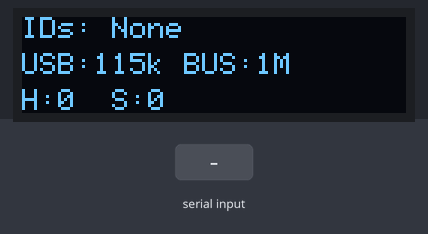
Simulated run of this sketch. Board: ESP32. Shown: 128×32 one-colour display. The test bench sets the inputs (shaded band). What the sketch prints to the serial monitor is not drawn.

Above: at 3.2 s.
3.3 s: "1" received over the second serial link
At 4.8 s:
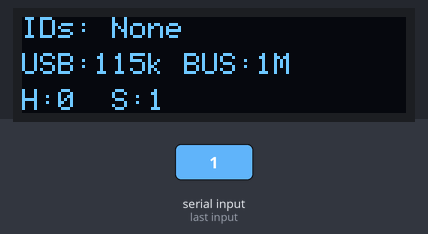
5.6 s: "1" received over Serial
At 7.3 s:
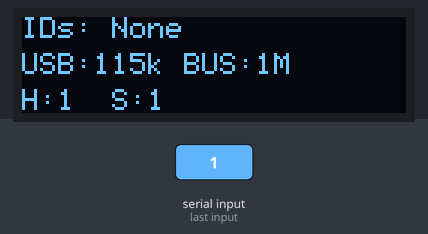
7.6 s: "0" received over the second serial link
At 8.5 s:
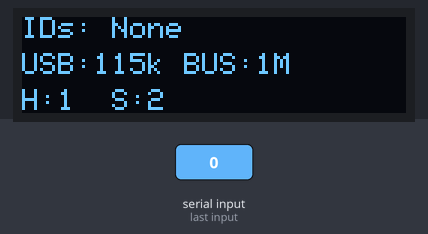
9.6 s: "0" received over Serial
At 11.0 s:
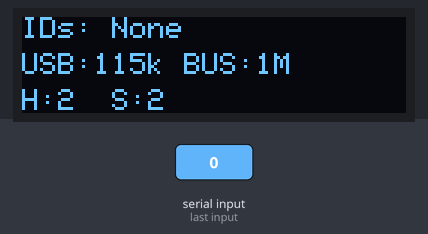
Timing chart, 0 to 12.6 s (numbered marks = the images above; inputs shaded):
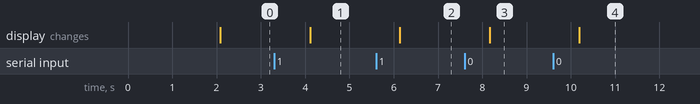

Measured:
- after the input at 3.3 s, the display: changes after 0.81 s (image 1)
- after the input at 5.6 s, the display: changes after 0.54 s (image 2)
- after the input at 7.6 s, the display: changes after 0.57 s (image 3)
- after the input at 9.6 s, the display: changes after 0.59 s (image 4)

The sketch:

waveshare_for_feetech.ino
```cpp
#include <Wire.h>
#include <Adafruit_GFX.h>
#include <Adafruit_SSD1306.h>

#define S_RXD 18
#define S_TXD 19
#define MAX485_DE 21

#define SCREEN_WIDTH 128
#define SCREEN_HEIGHT 32
#define OLED_RESET    -1
Adafruit_SSD1306 display(SCREEN_WIDTH, SCREEN_HEIGHT, &Wire, OLED_RESET);

unsigned long hostBytesCount = 0;
unsigned long servoBytesCount = 0;
unsigned long lastOledUpdate = 0;
const unsigned long oledInterval = 1000;

String discoveredIDs = "None";

bool pingServo(uint8_t id) {
  while(Serial1.available()) Serial1.read();
  uint8_t packet[6] = {0xFF, 0xFF, id, 0x02, 0x01, (uint8_t)~(id + 0x02 + 0x01)};

  digitalWrite(MAX485_DE, HIGH);
  Serial1.write(packet, 6);
  Serial1.flush();
  delayMicroseconds(5);
  digitalWrite(MAX485_DE, LOW);

  delay(5);
  if (Serial1.available() >= 6) {
    if (Serial1.read() == 0xFF && Serial1.read() == 0xFF) {
      for(int i = 0; i < 4; i++) { Serial1.read(); }
      return true;
    }
  }
  return false;
}

void setup() {
  pinMode(MAX485_DE, OUTPUT);
  digitalWrite(MAX485_DE, LOW);

  if(display.begin(SSD1306_SWITCHCAPVCC, 0x3C)) {
    display.clearDisplay();
    display.setTextColor(SSD1306_WHITE);
    display.setTextSize(1);
    display.setCursor(0, 0);
    display.println("ROS2 HYBRID BRIDGE");
    display.println("Scanning bus (1M)...");
    display.display();
  }

  // --- HARDWARE DECOUPLED CLOCK SPEEDS ---
  Serial.begin(115200);                                 // Pi 5 USB Link: Stable 115200
  Serial1.begin(1000000, SERIAL_8N1, S_RXD, S_TXD);     // Servo Bus: High-Speed 1M Native

  delay(2000); // Complete servo initialization guard window

  String foundIDs = "";
  for (uint8_t id = 1; id <= 6; id++) {
    if (pingServo(id)) {
      if (foundIDs.length() > 0) foundIDs += ",";
      foundIDs += String(id);
    }
  }
  if (foundIDs.length() > 0) discoveredIDs = foundIDs;

  Serial.setTimeout(5); // 5ms timeout padding for stable block ingestion
}

void loop() {
  // 1. Ingest pristine frames from the Pi at 115,200 baud
  if (Serial.available() > 0) {
    uint8_t buffer[64];
    int bytesRead = Serial.readBytes(buffer, sizeof(buffer));

    if (bytesRead > 0) {
      digitalWrite(MAX485_DE, HIGH); // Flip to transmit

      // Blast them locally down the copper bus lines at 1,000,000 baud
      Serial1.write(buffer, bytesRead);
      Serial1.flush();

      delayMicroseconds(5);
      digitalWrite(MAX485_DE, LOW);   // Drop back to listen mode immediately

      hostBytesCount += bytesRead;
    }
  }

  // 2. Return response frames up to the Pi at 115,200 baud
  while (Serial1.available() > 0) {
    Serial.write(Serial1.read());
    servoBytesCount++;
  }

  if (millis() - lastOledUpdate >= oledInterval) {
    display.clearDisplay();
    display.setCursor(0, 0);
    display.print("IDs: "); display.println(discoveredIDs);
    display.setCursor(0, 12);
    display.print("USB:115k BUS:1M");
    display.setCursor(0, 24);
    display.print("H:"); display.print(hostBytesCount);
    display.print("  S:"); display.print(servoBytesCount);
    display.display();
    lastOledUpdate = millis();
  }
}
```
